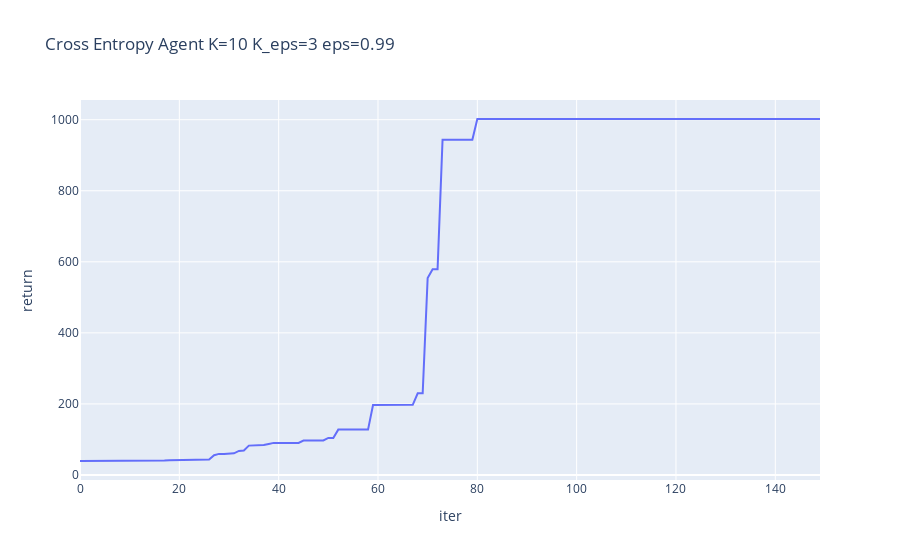

Source (notebook cell):
### Code cell
fig = px.line(df, x="iter", y="return", title=f"Cross Entropy Agent K={K} K_eps={K_EPS} eps={EPS}")
fig.show()

### Figure 1 — Plotly figure (JSON) as saved in the notebook; plotly's stock layout.template omitted (floating-point values rounded to 4 significant figures; data arrays with more than 128 entries replaced by an {"elided": "..."} marker saying what was removed)
{"data": [{"hovertemplate": "iter=%{x}<br>return=%{y}<extra></extra>", "legendgroup": "", "line": {"color": "#636efa", "dash": "solid"}, "marker": {"symbol": "circle"}, "mode": "lines", "name": "", "orientation": "v", "showlegend": false, "type": "scatter", "x": {"elided": "150 int values"}, "xaxis": "x", "y": {"elided": "150 float values"}, "yaxis": "y"}], "layout": {"legend": {"tracegroupgap": 0}, "title": {"text": "Cross Entropy Agent K=10 K_eps=3 eps=0.99"}, "xaxis": {"anchor": "y", "domain": [0, 1], "title": {"text": "iter"}}, "yaxis": {"anchor": "x", "domain": [0, 1], "title": {"text": "return"}}}}
